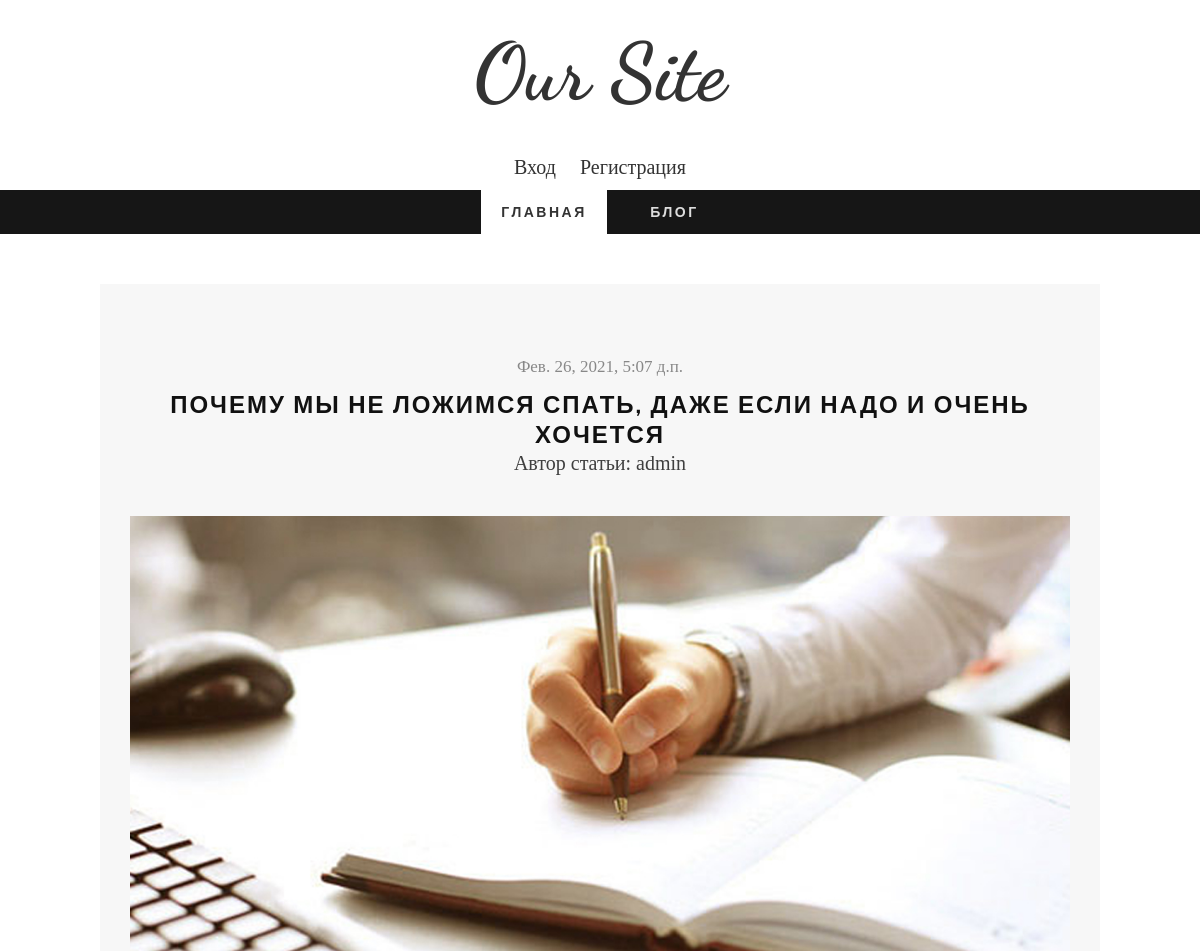
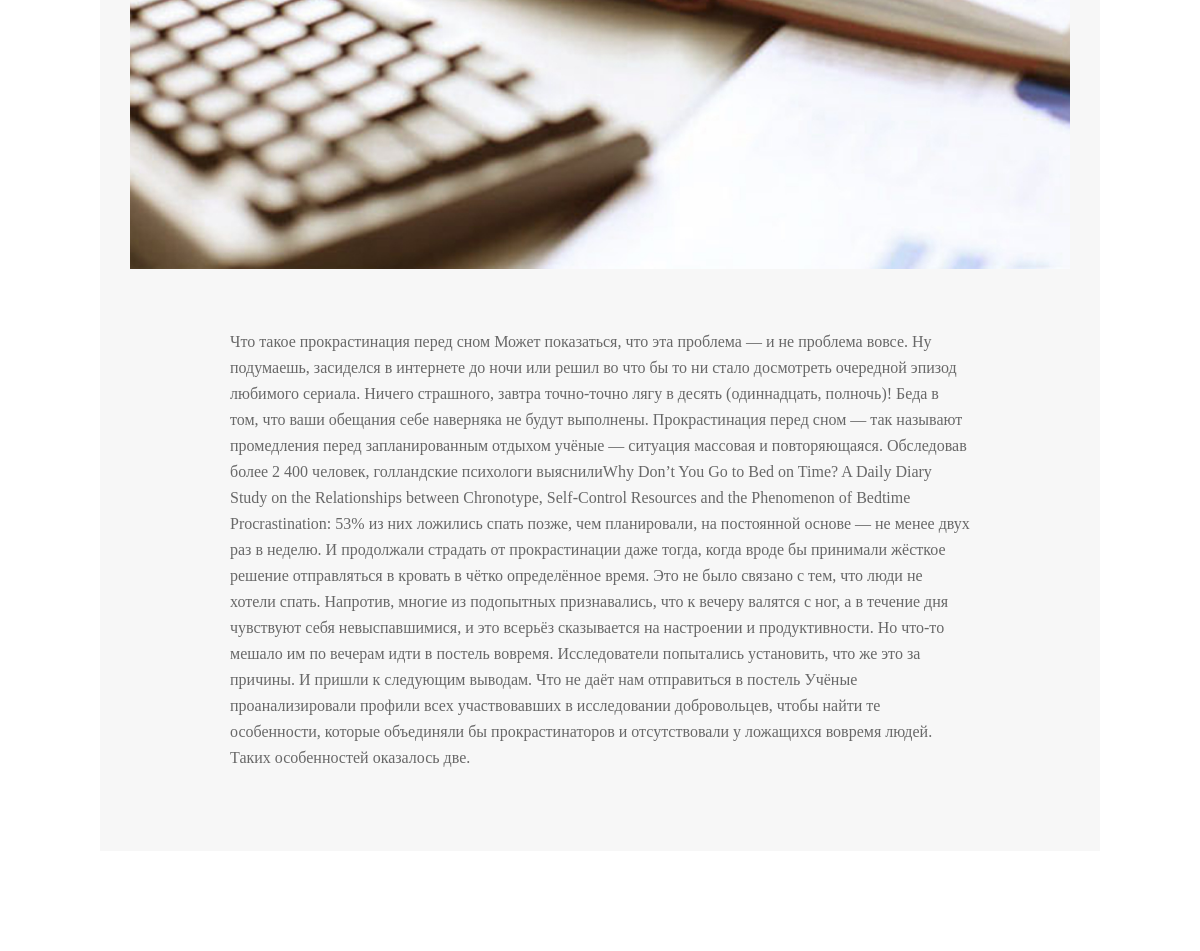
The page /blog/1 on the database its author committed (2 pictures, top to bottom).
### blog/models.py (models this page shows)
class Post(models.Model):
    title = models.CharField('Название', max_length=100)
    text = models.TextField('Текст')
    date = models.DateTimeField('Дата публикации', default=timezone.now)
    author = models.ForeignKey(User, verbose_name='Автор', on_delete=models.CASCADE)
    image = models.ImageField('Изображение', default='', upload_to='posts/')
    class Meta():
        verbose_name = 'Пост'
        verbose_name_plural = 'Посты'

### blog/views.py (the view)
# urls.py: path('blog/<int:pk>', views.BlogDetailView.as_view(), name='single-page')
class BlogDetailView(DetailView):
    model = Post
    template_name = 'blog/single.html'
    context_object_name = 'post'
    def get_context_data(self, **kwargs):
        ctx = super(BlogDetailView, self).get_context_data(**kwargs)
        ctx['title'] = f'Запись - {Post.title}'
        return ctx

### blog/templates/blog/single.html
{% extends 'blog/main.html' %}
    {% block content %}
		<div class="wrap-container">
			<div id="main-content">
				<div class="wrap-content">
					<div class="row">
						<article class="single-post zerogrid">
							<div class="row wrap-post">
								<div class="entry-header">
									<span class="time">{{ post.date }}</span>
									<h2 class="entry-title"><a href="#">{{ post.title }}</a></h2>
									<span style='font-size: 20px;'>Автор статьи: {{ post.author }}</span>
								</div>
								<div class="post-thumbnail-wrap">
									<img src="{{ post.image.url }}">
								</div>
								<div class="entry-content">
									<div class="excerpt">
										<p>
											{{ post.text }}
										</p>
									</div>
								</div>
							</div>
						</article>
					</div>
				</div>
			</div>
		</div>
	{% endblock %}

### blog/static/blog/css/zerogrid.css (style rules this page uses)
.zerogrid { width: 1000px; position: relative; margin: 0 auto; padding: 0px; }
.zerogrid:after { content: "\0020"; display: block; height: 0; clear: both; visibility: hidden; }
.zerogrid .row:before,.row:after { content: '\0020'; display: block; overflow: hidden; visibility: hidden; width: 0; height: 0; }
.zerogrid .row:after { clear: both; }
.zerogrid .row { zoom: 1; }

### blog/static/blog/css/style.css (style rules this page uses)
a,abbr,acronym,address,applet,article,aside,audio,b,blockquote,big,body,center,canvas,caption,cite,code,command,datalist,dd,del,details,dfn,dl,div,dt,em,embed,fieldset,figcaption,figure,font,footer,form,h1,h2,h3,h4,h5,h6,header,hgroup,html,i,iframe,img,ins,kbd,keygen,label,legend,li,meter,nav,object,ol,output,p,pre,progress,q,s,samp,section,small,span,source,strike,strong,sub,sup,table,tbody,tfoot,thead,th,tr,tdvideo,tt,u,ul,var { background:transparent;border:0 none;font-size:100%;margin:0;padding:0;border:0;outline:0;vertical-align:top; }
img { vertical-align:top; }
article, aside, audio, canvas, command, datalist, details, embed, figcaption, figure, footer, header, hgroup, keygen, meter, nav, output, progress, section, source, video { display:block; }
* { -webkit-box-sizing: border-box; -moz-box-sizing: border-box; box-sizing: border-box; }
html { -webkit-text-size-adjust: none; }
img { max-width:100%; height: auto;width: auto\9; }
a { color: #333;text-decoration: none; }
h1, h2 { font-size: 25px;line-height: 30px; }
h1, h2, h3, h4, h5, h6 { clear: both;hyphens: auto; color: #000;line-height: 1.2;font-family: 'Montserrat', sans-serif;letter-spacing: 1px; }
p { margin: 10px 0; }
.post:after, .post:before, article:after, article:before, section:after, section:before { clear: both; content: '\0020'; display: block; visibility: hidden; width: 0; height: 0; }
html, body { width:100%; padding:0; margin:0; }
body { font: 16px/26px Arial, Helvetica, sans-serif;font-family: 'Crimson Text', serif;background: #fff; }
#main-content .wrap-content { padding: 50px 0; }
.single-post .wrap-post, .comments-are { background: #f7f7f7;padding:30px; position: relative; }
.single-post .wrap-post { margin-bottom: 50px; }
article { background: #ffffff; color: #3F3F3F; margin-bottom: 40px;padding-bottom: 10px; }
article:after, article:before { clear: both; content: '\0020'; display: block; visibility: hidden; width: 0; height: 0; }
article .post-thumbnail-wrap { text-align: center;width: 100%;margin-bottom: 10px; }
article .entry-header { text-align: center; }
article.single-post .entry-header { padding: 40px 0; }
article.single-post .entry-header h2.entry-title { font-family: 'Cabin', Helvetica, sans-serif;font-size: 24px;font-weight: bold;line-height: 30px;color: #111;letter-spacing: 2px;margin: 0;text-transform: uppercase; }
article.single-post .entry-header h2.entry-title a { color: #111;margin: 0; }
article .entry-header .time { font-family: "Merriweather",Georgia,serif;color: #888;font-size: 17px;padding-bottom: 10px;display: block; }
article .entry-content { padding: 40px 100px; text-align: left; }
article .entry-content p { font-size: 16px;color: #686868; }

### rows shown on the page
Post: date "Фев. 26, 2021, 5:07 д.п.", title "ПОЧЕМУ МЫ НЕ ЛОЖИМСЯ СПАТЬ, ДАЖЕ ЕСЛИ НАДО И ОЧЕНЬ ХОЧЕТСЯ", author "admin", image (picture), text "Что такое прокрастинация перед сном Может показаться, что эта проблема — и не проблема вовсе. Ну подумаешь, засиделся в интернете до ночи или решил во что бы то ни стало досмотреть очередной эпизод любимого сериала. Ничего страшного, завтра точно-точно лягу в десять (одиннадцать, полночь)! Беда в том, что ваши обещания себе наверняка не будут выполнены. Прокрастинация перед сном — так называют промедления перед запланированным отдыхом учёные — ситуация массовая и повторяющаяся. Обследовав более 2 400 человек, голландские психологи выяснилиWhy Don’t You Go to Bed on Time? A Daily Diary Study on the Relationships between Chronotype, Self-Control Resources and the Phenomenon of Bedtime…"
